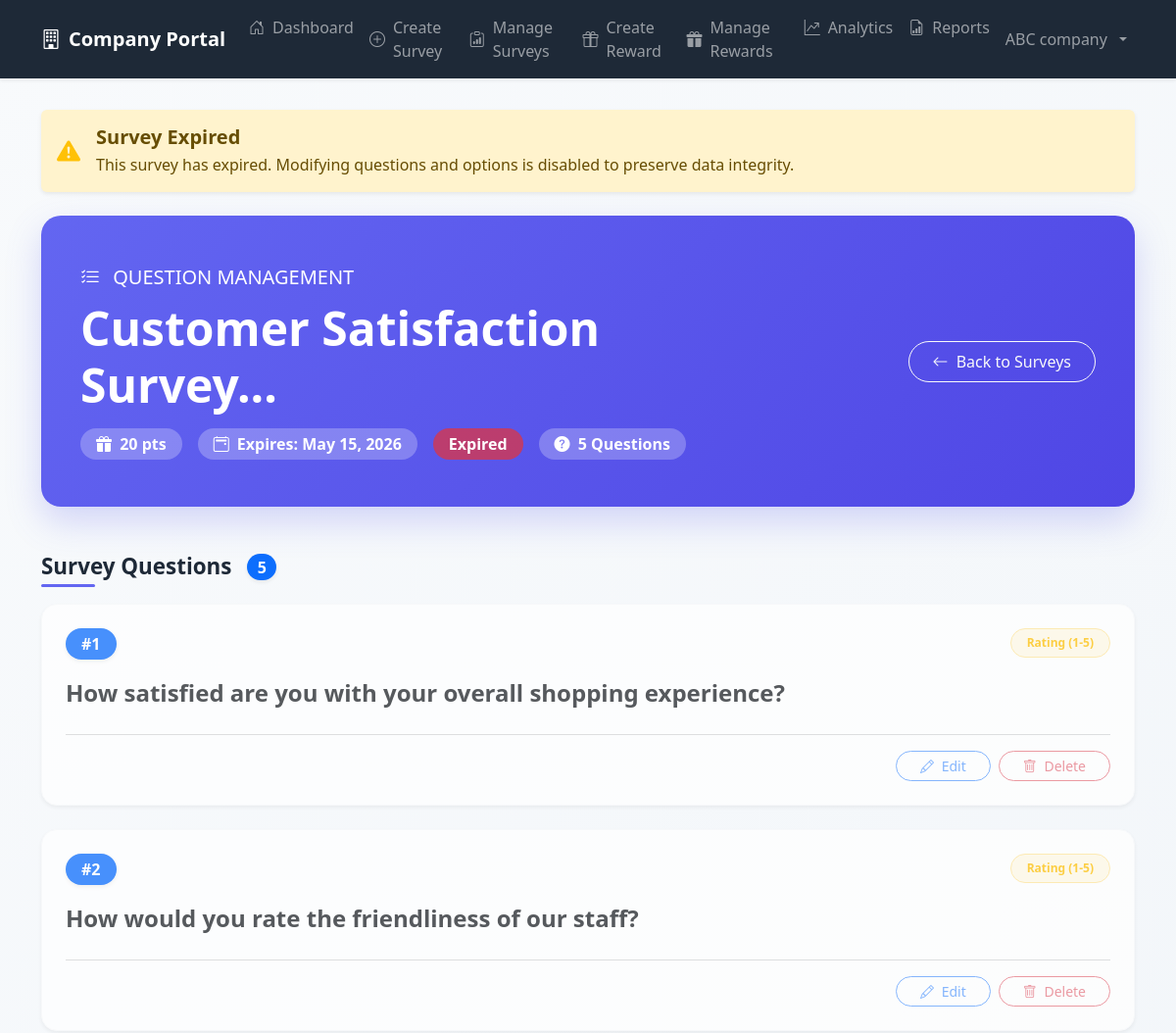
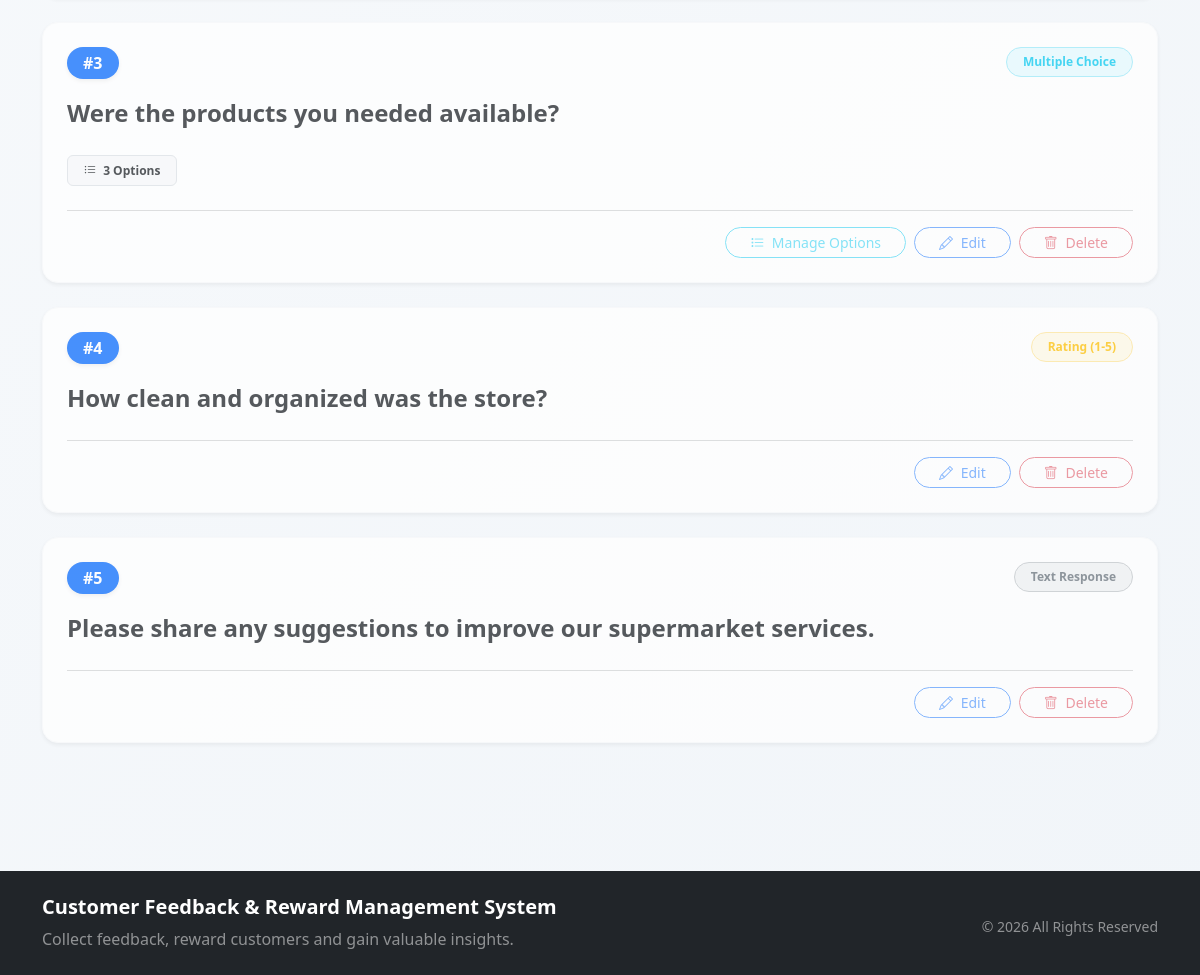
The page /company/manage_questions.php?survey_id=1 (signed in) on the database its author committed (2 pictures, top to bottom).
### tables this page shows
CREATE TABLE `surveys` (
  `survey_id` int NOT NULL AUTO_INCREMENT,
  `company_id` int NOT NULL,
  `title` varchar(200) NOT NULL,
  `description` text,
  `points_reward` int NOT NULL,
  `status` enum('draft','active') DEFAULT 'draft',
  `expiry_date` date DEFAULT NULL,
  `created_at` timestamp NULL DEFAULT CURRENT_TIMESTAMP,
  PRIMARY KEY (`survey_id`),
  KEY `company_id` (`company_id`),
  KEY `idx_status` (`status`),
  KEY `idx_expiry` (`expiry_date`),
  CONSTRAINT `fk_surveys_company` FOREIGN KEY (`company_id`) REFERENCES `companies` (`company_id`) ON DELETE CASCADE
);

CREATE TABLE `questions` (
  `question_id` int NOT NULL AUTO_INCREMENT,
  `survey_id` int NOT NULL,
  `question_text` text NOT NULL,
  `question_type` enum('mcq','rating','text') NOT NULL,
  PRIMARY KEY (`question_id`),
  KEY `survey_id` (`survey_id`),
  CONSTRAINT `fk_questions_survey` FOREIGN KEY (`survey_id`) REFERENCES `surveys` (`survey_id`) ON DELETE CASCADE
);

### company/manage_questions.php (the view, shortened to what this page needs)
<?php
include("../config/db.php");
$survey_id = (int)$_GET['survey_id'];
$company_id = $_SESSION['company_id'];
$survey_stmt = $conn->prepare("SELECT * FROM surveys WHERE survey_id = ? AND company_id = ?");
$survey_stmt->bind_param("ii", $survey_id, $company_id);
$survey_stmt->execute();
$survey_result = $survey_stmt->get_result();
$survey = $survey_result->fetch_assoc();
$is_expired = strtotime($survey['expiry_date']) < time();
$q_stmt = $conn->prepare("
    SELECT q.*, COUNT(o.option_id) as option_count
    FROM questions q
    LEFT JOIN options o ON q.question_id = o.question_id
    WHERE q.survey_id = ?
    GROUP BY q.question_id
    ORDER BY q.question_id ASC
");
$q_stmt->bind_param("i", $survey_id);
$q_stmt->execute();
$questions = $q_stmt->get_result();
$total_questions = $questions->num_rows;
?>
<!DOCTYPE html>
<html lang="en">
<head>
    <link href="https://cdn.jsdelivr.net/npm/bootstrap@5.3.6/dist/css/bootstrap.min.css" rel="stylesheet">
    <link href="https://cdn.jsdelivr.net/npm/bootstrap-icons@1.11.3/font/bootstrap-icons.css" rel="stylesheet">
</head>
<body>
    <?php include("../includes/company_navbar.php"); ?>
    <div class="container dashboard-container">
        <?php if ($is_expired): ?>
            <div class="alert alert-warning shadow-sm border-0 mb-4 d-flex align-items-center" role="alert">
                <i class="bi bi-exclamation-triangle-fill fs-4 me-3 text-warning"></i>
                <div>
                    <h5 class="alert-heading mb-1 fw-bold">Survey Expired</h5>
                    <p class="mb-0">This survey has expired. Modifying questions and options is disabled to preserve data integrity.</p>
                </div>
            </div>
        <?php endif; ?>
        <div class="hero-section position-relative">
            <div class="row align-items-center">
                <div class="col-lg-8">
                    <p class="mb-2 opacity-90 fs-5">
                        <i class="bi bi-list-check me-2"></i>
                        QUESTION MANAGEMENT
                    </p>
                    <h1 class="display-5 fw-bold mb-3"><?php echo htmlspecialchars($survey['title']); ?></h1>
                    <div class="d-flex flex-wrap gap-3 opacity-90 mt-3">
                        <span class="badge bg-white bg-opacity-25 fs-6 px-3 py-2 rounded-pill">
                            <i class="bi bi-gift-fill me-1"></i> <?php echo $survey['points_reward']; ?> pts
                        </span>
                        <span class="badge bg-white bg-opacity-25 fs-6 px-3 py-2 rounded-pill">
                            <i class="bi bi-calendar2-event me-1"></i> Expires: <?php echo date('M d, Y', strtotime($survey['expiry_date'])); ?>
                        </span>
                        <span class="badge <?php echo $is_expired ? 'bg-danger' : 'bg-success'; ?> bg-opacity-75 fs-6 px-3 py-2 rounded-pill">
                            <?php echo $is_expired ? 'Expired' : 'Active'; ?>
                        </span>
                        <span class="badge bg-white bg-opacity-25 fs-6 px-3 py-2 rounded-pill">
                            <i class="bi bi-question-circle-fill me-1"></i> <?php echo $total_questions; ?> Questions
                        </span>
                    </div>
                </div>
                <div class="col-lg-4 text-lg-end mt-4 mt-lg-0">
                    <div class="d-flex flex-wrap gap-2 justify-content-lg-end">
                    <a href="manage_surveys.php" class="btn btn-outline-light px-4 py-2 fw-medium rounded-pill">
                        <i class="bi bi-arrow-left me-1"></i> Back to Surveys
                    </a>
                    </div>
                </div>
            </div>
        </div>
        <div class="mb-4 d-flex align-items-center">
            <h4 class="section-title mb-0">Survey Questions</h4>
            <span class="badge bg-primary ms-3 fs-6 rounded-pill shadow-sm"><?php echo $total_questions; ?></span>
        </div>
        <div class="row g-4">
            <?php if ($total_questions === 0): ?>
                <div class="col-12 text-center py-5">
                    <i class="bi bi-question-square display-1 text-muted opacity-50 mb-3 d-block"></i>
                    <h4 class="text-dark">No questions found</h4>
                    <p class="text-muted mb-4">This survey doesn't have any questions yet.</p>
                    <?php if (!$is_expired): ?>
                        <a href="add_question.php?survey_id=<?php echo $survey_id; ?>" class="btn btn-primary px-4 py-2">Add First Question</a>
                    <?php endif; ?>
                </div>
            <?php else: ?>
                <?php
                $counter = 1;
                while ($q = $questions->fetch_assoc()):
                    $type_badge = '';
                    $type_label = '';
                    switch ($q['question_type']) {
                        case 'mcq':
                            $type_badge = 'bg-info bg-opacity-10 text-info border-info-subtle';
                            $type_label = 'Multiple Choice';
                            break;
                        case 'rating':
                            $type_badge = 'bg-warning bg-opacity-10 text-warning border-warning-subtle';
                            $type_label = 'Rating (1-5)';
                            break;
                        case 'text':
                            $type_badge = 'bg-secondary bg-opacity-10 text-secondary border-secondary-subtle';
                            $type_label = 'Text Response';
                            break;
                    }
                ?>
                <div class="col-12">
                    <div class="question-card card shadow-sm border border-light rounded-4 <?php echo $is_expired ? 'opacity-75' : ''; ?>">
                        <div class="card-body p-4">
                            <div class="d-flex justify-content-between align-items-start mb-3">
                                <span class="badge bg-primary rounded-pill px-3 py-2 shadow-sm fs-6">#<?php echo $counter; ?></span>
                                <span class="badge border rounded-pill px-3 py-2 <?php echo $type_badge; ?>"><?php echo $type_label; ?></span>
                            </div>
                            <h5 class="fw-bold text-dark mb-4 lh-base fs-4"><?php echo htmlspecialchars($q['question_text']); ?></h5>
                            <?php if ($q['question_type'] === 'mcq'): ?>
                                <div class="mb-4">
                                    <span class="badge bg-light text-dark border px-3 py-2">
                                        <i class="bi bi-list-ul me-1"></i> <?php echo $q['option_count']; ?> Options
                                    </span>
                                </div>
                            <?php endif; ?>
                            <hr class="text-muted opacity-25">
                            <div class="d-flex flex-wrap gap-2 justify-content-end">
                                <?php if ($q['question_type'] === 'mcq'): ?>
                                    <a href="<?php echo $is_expired ? '#' : 'manage_options.php?question_id='.$q['question_id'].'&survey_id='.$survey_id; ?>"
                                       class="btn btn-outline-info btn-sm fw-medium px-4 rounded-pill <?php echo $is_expired ? 'disabled' : ''; ?>">
                                        <i class="bi bi-list-task me-1"></i> Manage Options
                                    </a>
                                <?php endif; ?>
                                <a href="<?php echo $is_expired ? '#' : 'edit_question.php?id='.$q['question_id'].'&survey_id='.$survey_id; ?>"
                                   class="btn btn-outline-primary btn-sm fw-medium px-4 rounded-pill <?php echo $is_expired ? 'disabled' : ''; ?>">
                                    <i class="bi bi-pencil me-1"></i> Edit
                                </a>
                                <button type="button"
                                   class="btn btn-outline-danger btn-sm fw-medium px-4 rounded-pill <?php echo $is_expired ? 'disabled' : ''; ?>"
                                   <?php if (!$is_expired): ?>
                                       data-bs-toggle="modal"
                                       data-bs-target="#deleteQuestionModal"
                                       data-question-id="<?php echo $q['question_id']; ?>"
                                       data-survey-id="<?php echo $survey_id; ?>"
                                   <?php endif; ?>>
                                    <i class="bi bi-trash me-1"></i> Delete
                                </button>
                            </div>
                        </div>
                    </div>
                </div>
                <?php
                $counter++;
                endwhile;
                ?>
            <?php endif; ?>
        </div>
    </div>
    <?php include('../includes/footer.php'); ?>
</body>
</html>

### company/manage_questions.php (style rules this page uses)
:root { --primary: #6366f1; --primary-dark: #4f46e5; --success: #10b981; --dark: #1e2937; }
body { background: linear-gradient(135deg, #f8fafc 0%, #f1f5f9 100%); font-family: 'Segoe UI', system-ui, -apple-system, sans-serif; min-height: 100vh; }
.dashboard-container { padding-top: 2rem; padding-bottom: 5rem; }
.hero-section { background: linear-gradient(135deg, #6366f1 0%, #4f46e5 100%); color: white; border-radius: 20px; padding: 3rem 2.5rem; margin-bottom: 3rem; box-shadow: 0 15px 35px rgba(99, 102, 241, 0.25); }
.question-card { border: none; border-radius: 18px; transition: all 0.3s cubic-bezier(0.4, 0, 0.2, 1); height: 100%; }
.section-title { font-size: 1.4rem; font-weight: 600; color: var(--dark); position: relative; display: inline-block; }
.section-title:after { content: ''; position: absolute; bottom: -7px; left: 0; width: 55px; height: 3px; background: var(--primary); border-radius: 3px; }

### rows shown on the page
surveys: title "Customer Satisfaction Survey...", points_reward "20", expiry_date "May 15, 2026"
questions: question_type "Rating (1-5)", question_text "How satisfied are you with your overall shopping experience?"
questions: question_type "Rating (1-5)", question_text "How would you rate the friendliness of our staff?"
questions: question_type "Multiple Choice", question_text "Were the products you needed available?", option_count "3", shows "Manage Options"
questions: question_type "Rating (1-5)", question_text "How clean and organized was the store?"
questions: question_type "Text Response", question_text "Please share any suggestions to improve our supermarket services."

### other values the page prints
$_SESSION['company_name'] "ABC company"
$total_questions "5"
